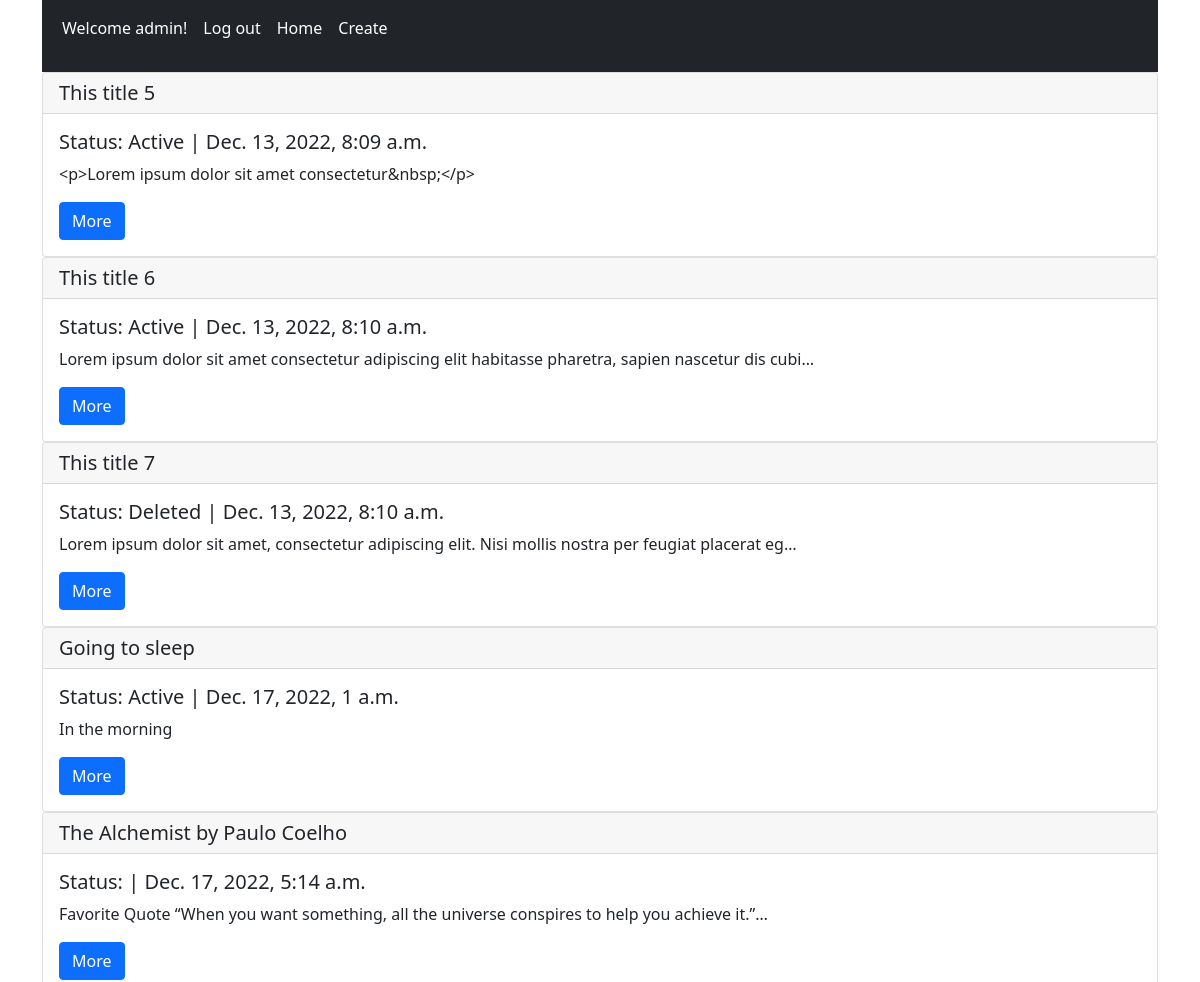
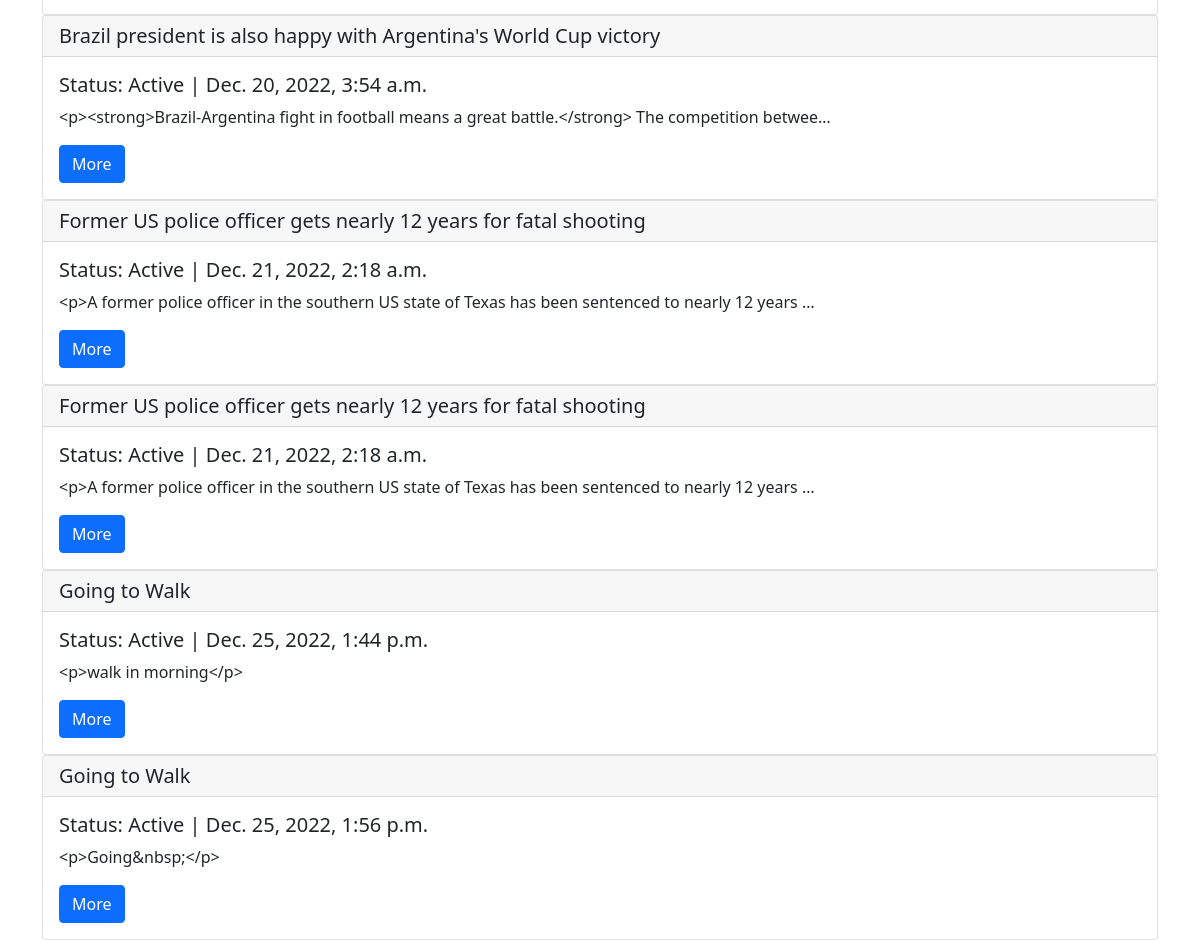
The app's page / (signed in) with its own data (2 pictures, top to bottom).
### blog/models.py (models this page shows, shortened)
class Post(models.Model):
    STATUS_CHOICES = (
        ('active','Active'),
        ('deleted','Deleted')
    )
    title = models.CharField(max_length=500)
    body = HTMLField()
    status = models.CharField(max_length=20, choices= STATUS_CHOICES,default='active')
    created_at = models.DateTimeField(auto_now_add=True)
    modified_at = models.DateTimeField(auto_now=True)
    rating = models.ForeignKey(Rating, on_delete=models.SET_NULL, null=True, blank=True)
    categories = models.ManyToManyField(Category, related_name='post_categories')
    author = models.ForeignKey(User, on_delete=models.SET_NULL, null=True, blank= True)

### blog/views.py (the view)
# urls.py: path('',PostListView.as_view(), name='post_list'),
class PostListView(ListView):
    model = Post
    context_object_name = 'posts'
    template_name = 'blog/post_list.html'

### blog/templates/blog/post_list.html (shortened to what this page needs)
{% extends 'blog/base.html' %}
{% block content %}
    {% for post in posts  %}
    <div class="card">
        <h5 class="card-header">{{ post.title }}</h5>
        <div class="card-body">
            <h5 class="card-title">Status: {{post.status.capitalize}} | {{post.created_at}}</h5>
            <p class="card-text">{{post.body| truncatechars:100}}</p>
            <a href="{% url 'blog:post-detail' post.id %}" class="btn btn-primary"> More </a>
        </div>
    </div>
    {% endfor %}
{% endblock %}

### blog/templates/blog/base.html (shortened to what this page needs)
<!doctype html>
<html lang="en">
  <head>
    <link href="https://cdn.jsdelivr.net/npm/bootstrap@5.0.2/dist/css/bootstrap.min.css" rel="stylesheet">
  </head>
  <body>
    <div class="container">
        <nav class="navbar navbar-expand-lg navbar navbar-dark bg-dark">
            <div class="container-fluid">
              <div class="collapse navbar-collapse" id="navbarNav">
                <div class="navbar-nav">
                  {% if user.is_authenticated %}
                    <p class="nav-link active">Welcome {{user.username}}!</p>
                    <a class="nav-link active" aria-current="page" href="{% url 'custom_user:logout' %}">Log out </a>
                  {% else %}
                      <a class="nav-link active" aria-current="page" href="{% url 'custom_user:signup' %}">Sign Up</a>
                      <a class="nav-link active" aria-current="page" href="{% url 'custom_user:login' %}">Log in </a>
                {% endif %}
                    <a class="nav-link active" aria-current="page" href="{% url 'blog:post_list' %}">Home</a>
                    <a class="nav-link active" aria-current="page" href="{% url 'blog:post_create' %}">Create</a>
                </div>
              </div>
            </div>
          </nav>
        <div class="row">
          <div class="col-sm">
            {% block content %}
            {% endblock %}
          </div>
        </div>
      </div>
  </body>
</html>

### records on screen
Post: title "This title 5", status "Active", created_at "Dec. 13, 2022, 8:09 a.m.", body "<p>Lorem ipsum dolor sit amet consectetur&nbsp;</p>"
Post: title "This title 6", status "Active", created_at "Dec. 13, 2022, 8:10 a.m.", body "Lorem ipsum dolor sit amet consectetur adipiscing elit habitasse pharetra, sapien nascetur dis cubi…"
Post: title "This title 7", status "Deleted", created_at "Dec. 13, 2022, 8:10 a.m.", body "Lorem ipsum dolor sit amet, consectetur adipiscing elit. Nisi mollis nostra per feugiat placerat eg…"
Post: title "Going to sleep", status "Active", created_at "Dec. 17, 2022, 1 a.m.", body "In the morning"
Post: title "The Alchemist by Paulo Coelho", created_at "Dec. 17, 2022, 5:14 a.m.", body "Favorite Quote “When you want something, all the universe conspires to help you achieve it.”…"
Post: title "Brazil president is also happy with Argentina's World Cup victory", status "Active", created_at "Dec. 20, 2022, 3:54 a.m.", body "<p><strong>Brazil-Argentina fight in football means a great battle.</strong> The competition betwee…"
Post: title "Former US police officer gets nearly 12 years for fatal shooting", status "Active", created_at "Dec. 21, 2022, 2:18 a.m.", body "<p>A former police officer in the southern US state of Texas has been sentenced to nearly 12 years …"
Post: title "Former US police officer gets nearly 12 years for fatal shooting", status "Active", created_at "Dec. 21, 2022, 2:18 a.m.", body "<p>A former police officer in the southern US state of Texas has been sentenced to nearly 12 years …"
Post: title "Going to Walk", status "Active", created_at "Dec. 25, 2022, 1:44 p.m.", body "<p>walk in morning</p>"
Post: title "Going to Walk", status "Active", created_at "Dec. 25, 2022, 1:56 p.m.", body "<p>Going&nbsp;</p>"

### other values on screen
{{ user.username }} "admin"
